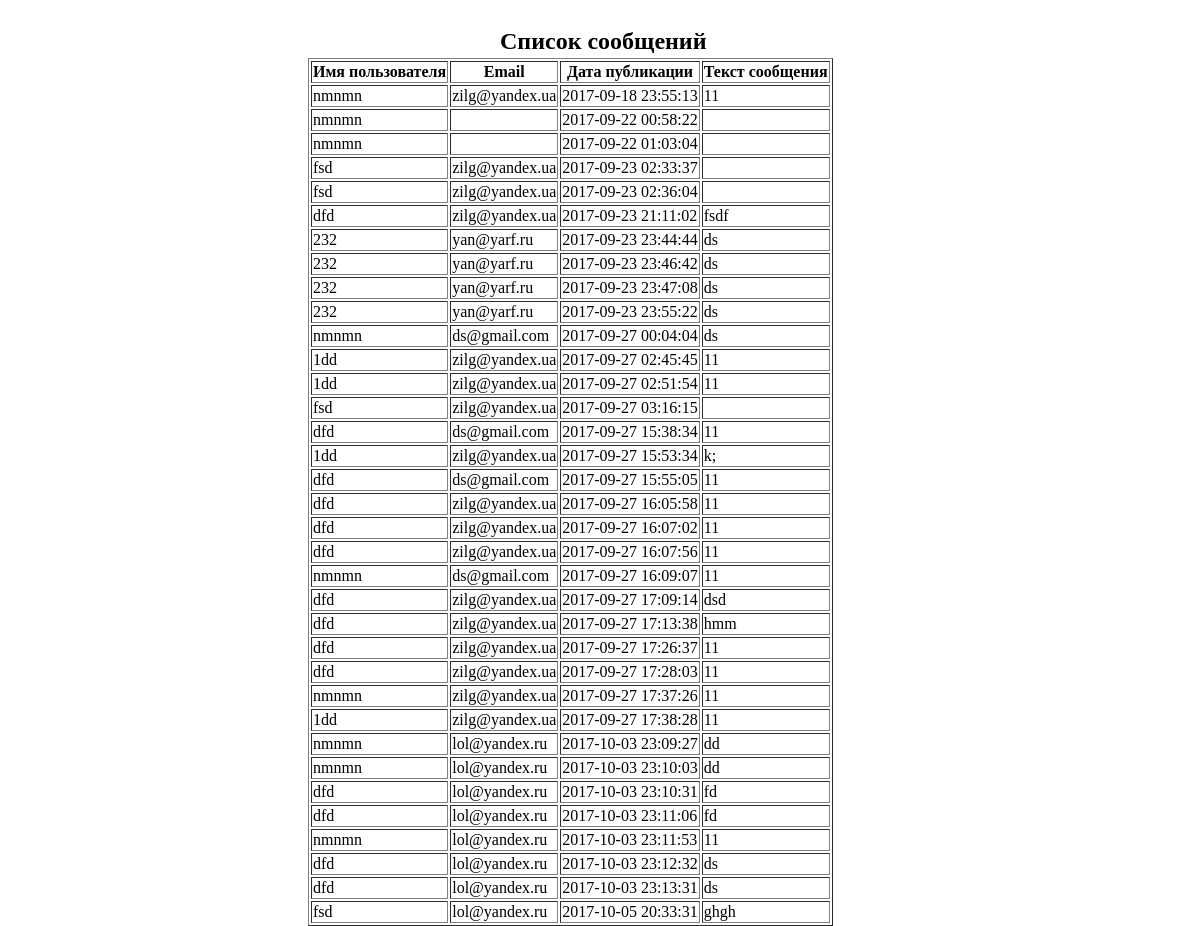
The page / on the database its author committed.
### tables this page shows
CREATE TABLE `guestbooks` (
  `Id` int(11) NOT NULL AUTO_INCREMENT,
  `UserName` longtext NOT NULL,
  `Email` longtext NOT NULL,
  `Text` longtext NOT NULL,
  `AddingTime` datetime NOT NULL,
  `IP` longtext NOT NULL,
  `BrowserInfo` longtext NOT NULL,
  PRIMARY KEY (`Id`)
);

### showData.php (the view, shortened to what this page needs)
<?php
require 'connection.php';
	$link = mysqli_connect($host, $user, $password, $database)
   	or die("Ошибка " . mysqli_error($link));
	$query = "SELECT Username, Email, AddingTime, Text FROM contextdb.guestbooks";
	$query_count = "SELECT COUNT(*) FROM contextdb.guestbooks";
	$res_count = mysqli_query($link, $query_count) or die("Ошибка " . mysqli_error($link));
	$temp = mysqli_fetch_array($res_count);
	$count = $temp[0];
	$result = mysqli_query($link, $query) or die("Ошибка " . mysqli_error($link));
	if($result)
		{
    		for ($i = 0 ; $i < $count ; ++$i)
    			{
        			$row = mysqli_fetch_row($result);
        		echo "<tr>";
            		for ($j = 0 ; $j < 4 ; ++$j) echo "<td>$row[$j]</td>";
        		echo "</tr>";
    			}
	}
?>

### index.php (shortened to what this page needs)
<?php
include ('guestbookModel.php');
	print "<link rel='stylesheet' type='text/css' href='../testsite/css/style.css'>";
  	  ?>
<h2> Список сообщений</h2>
<table id="data-table" border="1">
	<thead>
	<th class="sorting">Имя пользователя  <span class="arrow"></span> </th>
	<th class="sorting">Email <span class="arrow"></span></th>
	<th class="sorting">Дата публикации <span class="arrow"></span> </th>
	<th>Текст сообщения </th>
	</thead>
	<tbody>
	<?php
	require_once 'showData.php';
	?>
	</tbody>
</table>

### css/style.css (style rules this page uses)
.sorting { cursor: pointer; }
#data-table { position: relative; top:50px; left:300px; }
h2 { position:absolute; left:500px; }

### rows shown on the page
guestbooks: UserName "nmnmn", Email "zilg@yandex.ua", AddingTime "2017-09-18 23:55:13", Text "11"
guestbooks: UserName "nmnmn", AddingTime "2017-09-22 00:58:22"
guestbooks: UserName "nmnmn", AddingTime "2017-09-22 01:03:04"
guestbooks: UserName "fsd", Email "zilg@yandex.ua", AddingTime "2017-09-23 02:33:37"
guestbooks: UserName "fsd", Email "zilg@yandex.ua", AddingTime "2017-09-23 02:36:04"
guestbooks: UserName "dfd", Email "zilg@yandex.ua", AddingTime "2017-09-23 21:11:02", Text "fsdf"
guestbooks: UserName "232", Email "yan@yarf.ru", AddingTime "2017-09-23 23:44:44", Text "ds"
guestbooks: UserName "232", Email "yan@yarf.ru", AddingTime "2017-09-23 23:46:42", Text "ds"
guestbooks: UserName "232", Email "yan@yarf.ru", AddingTime "2017-09-23 23:47:08", Text "ds"
guestbooks: UserName "232", Email "yan@yarf.ru", AddingTime "2017-09-23 23:55:22", Text "ds"
guestbooks: UserName "nmnmn", Email "ds@gmail.com", AddingTime "2017-09-27 00:04:04", Text "ds"
guestbooks: UserName "1dd", Email "zilg@yandex.ua", AddingTime "2017-09-27 02:45:45", Text "11"
guestbooks: UserName "1dd", Email "zilg@yandex.ua", AddingTime "2017-09-27 02:51:54", Text "11"
guestbooks: UserName "fsd", Email "zilg@yandex.ua", AddingTime "2017-09-27 03:16:15"
guestbooks: UserName "dfd", Email "ds@gmail.com", AddingTime "2017-09-27 15:38:34", Text "11"
guestbooks: UserName "1dd", Email "zilg@yandex.ua", AddingTime "2017-09-27 15:53:34", Text "k;"
guestbooks: UserName "dfd", Email "ds@gmail.com", AddingTime "2017-09-27 15:55:05", Text "11"
guestbooks: UserName "dfd", Email "zilg@yandex.ua", AddingTime "2017-09-27 16:05:58", Text "11"
guestbooks: UserName "dfd", Email "zilg@yandex.ua", AddingTime "2017-09-27 16:07:02", Text "11"
guestbooks: UserName "dfd", Email "zilg@yandex.ua", AddingTime "2017-09-27 16:07:56", Text "11"
guestbooks: UserName "nmnmn", Email "ds@gmail.com", AddingTime "2017-09-27 16:09:07", Text "11"
guestbooks: UserName "dfd", Email "zilg@yandex.ua", AddingTime "2017-09-27 17:09:14", Text "dsd"
guestbooks: UserName "dfd", Email "zilg@yandex.ua", AddingTime "2017-09-27 17:13:38", Text "hmm"
guestbooks: UserName "dfd", Email "zilg@yandex.ua", AddingTime "2017-09-27 17:26:37", Text "11"
guestbooks: UserName "dfd", Email "zilg@yandex.ua", AddingTime "2017-09-27 17:28:03", Text "11"
guestbooks: UserName "nmnmn", Email "zilg@yandex.ua", AddingTime "2017-09-27 17:37:26", Text "11"
guestbooks: UserName "1dd", Email "zilg@yandex.ua", AddingTime "2017-09-27 17:38:28", Text "11"
guestbooks: UserName "nmnmn", Email "lol@yandex.ru", AddingTime "2017-10-03 23:09:27", Text "dd"
guestbooks: UserName "nmnmn", Email "lol@yandex.ru", AddingTime "2017-10-03 23:10:03", Text "dd"
guestbooks: UserName "dfd", Email "lol@yandex.ru", AddingTime "2017-10-03 23:10:31", Text "fd"
guestbooks: UserName "dfd", Email "lol@yandex.ru", AddingTime "2017-10-03 23:11:06", Text "fd"
guestbooks: UserName "nmnmn", Email "lol@yandex.ru", AddingTime "2017-10-03 23:11:53", Text "11"
guestbooks: UserName "dfd", Email "lol@yandex.ru", AddingTime "2017-10-03 23:12:32", Text "ds"
guestbooks: UserName "dfd", Email "lol@yandex.ru", AddingTime "2017-10-03 23:13:31", Text "ds"
guestbooks: UserName "fsd", Email "lol@yandex.ru", AddingTime "2017-10-05 20:33:31", Text "ghgh"
